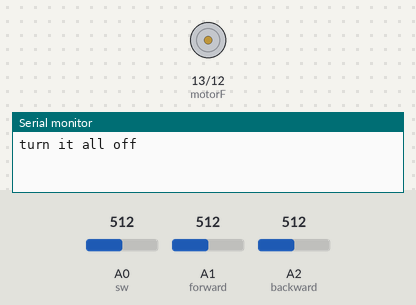
The sketch below on a simulated Arduino Uno, built with avr-gcc and run on an emulated ATmega328P. On the bench: motor-driver pin pairs drawn as motors (green arrow = first pin HIGH = forward, orange = second pin HIGH = backward, longer = more drive), the last lines printed to the serial monitor. The inputs (shaded band) are chosen by the test bench; at power-on: A0 (sw) = 512, A2 (backward) = 512, A1 (forward) = 512.

Above: at 1.8 s.
1.9 s: A0 (sw) set to 10
3.5 s: A2 (backward) set to 520
At 5.7 s:
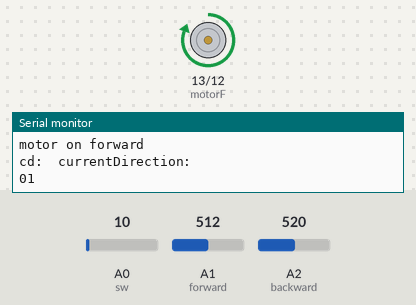
6.5 s: A1 (forward) set to 531
At 9.2 s:
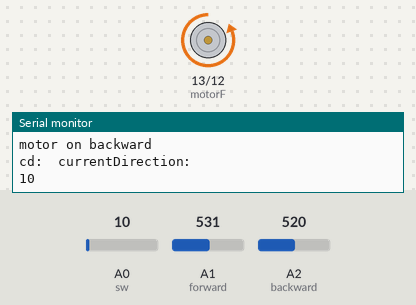
9.5 s: A1 (forward) set to 511
At 11.6 s:
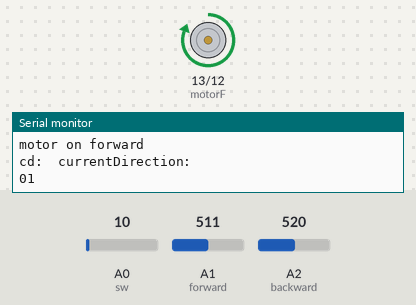
12.5 s: A1 (forward) set to 716
At 15.2 s:
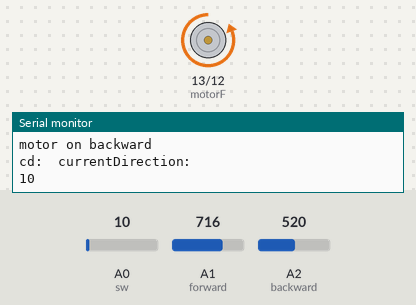
15.5 s: A0 (sw) set to 18
17.2 s: A0 (sw) set to 22
At 18.4 s:
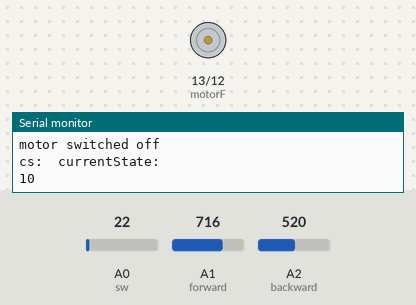
Timing chart, 0 to 20.2 s (numbered marks = the images above; inputs shaded):
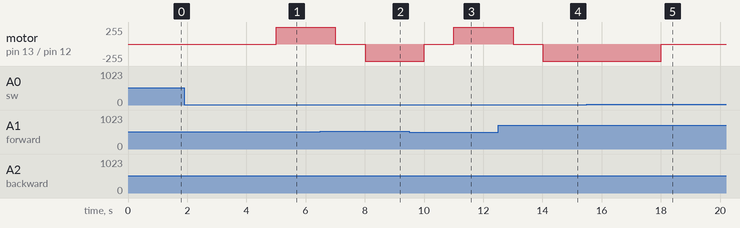

The sketch:

MotorTest_v0.3.ino
```cpp
int sw = A0;
int forward = A1;
int backward = A2;
int motorF = 13;
int motorB = 12;
bool currentDirection;
bool currentState;

void setup() {
  Serial.begin(115200);
  pinMode(sw, INPUT);
  pinMode(forward, INPUT);
  pinMode(backward, INPUT);
  pinMode(motorF, OUTPUT);
  pinMode(motorB, OUTPUT);
  motorDirection();
  motorOn();
}

void loop() {
  delay(1000);
  setMotor();
}

bool motorOn() {
  if(analogRead(sw) < 20) {
    currentState = true;
    return true;
  }
  else {
    currentState = false;
    return false;
  }
}

bool motorDirection() {
  if(analogRead(forward) < analogRead(backward)) {
    currentDirection = true;
    return true;
  }
  else {
    currentDirection = false;
    return false;
  }
}

void setMotor() {
  bool cs = currentState;
  if(!motorOn()) {
    turnOff();
    if(!motorOn() && cs) {
      Serial.println("motor switched off");
      Serial.println("cs:  currentState: ");
      Serial.print(cs);
      Serial.println(currentState);
    }
  }
  if(motorOn() && !cs) {
    Serial.println("cs:  currentState: ");
    Serial.print(cs);
    Serial.println(currentState);
    Serial.println("motor switched on");
    turnOff();
    motorDirection();
    delay(1000);
    setDirection();
  }
  if(motorOn() && cs) {
    setDirection();
  }
}

void turnOff() {
  Serial.println("turn it all off");
  digitalWrite(motorF, LOW);
  digitalWrite(motorB, LOW);
}

void setDirection() {
  bool cd = currentDirection;
  if((motorDirection() && !cd) && motorOn()) {
    Serial.println("motor set to forward");
    turnOff();
    delay(1000);
    Serial.println("motor on forward");
    Serial.println("cd:  currentDirection: ");
    Serial.print(cd);
    Serial.println(currentDirection);
    digitalWrite(motorF, HIGH);
  }
  if((!motorDirection() && cd) && motorOn()) {
    Serial.println("motor set to backward");
    turnOff();
    delay(1000);
    Serial.println("motor on backward");
    Serial.println("cd:  currentDirection: ");
    Serial.print(cd);
    Serial.println(currentDirection);    digitalWrite(motorB, HIGH);
  }
}
```

Measured:
- the behaviour switches between 512 and 513 on A2 (backward) (found by bisection; images 0 and 1)
- the behaviour switches between 519 and 520 on A1 (forward) (found by bisection; images 1 and 2)
- the behaviour switches between 19 and 20 on A0 (sw) (found by bisection; images 4 and 5)
- after the input at 3.5 s, motor on pin 13 (motorF) / pin 12 (motorB): stopped → forward 255/255 after 1.5 s
- after the input at 6.5 s, motor on pin 13 (motorF) / pin 12 (motorB): forward 255/255 → stopped after 0.51 s, → backward 255/255 1.0 s later
- after the input at 9.5 s, motor on pin 13 (motorF) / pin 12 (motorB): backward 255/255 → stopped after 0.51 s, → forward 255/255 1.0 s later
- after the input at 12.5 s, motor on pin 13 (motorF) / pin 12 (motorB): forward 255/255 → stopped after 0.51 s, → backward 255/255 1.0 s later
- after the input at 15.5 s, every drawn part: stays the same
- after the input at 17.2 s, motor on pin 13 (motorF) / pin 12 (motorB): backward 255/255 → stopped after 0.81 s
